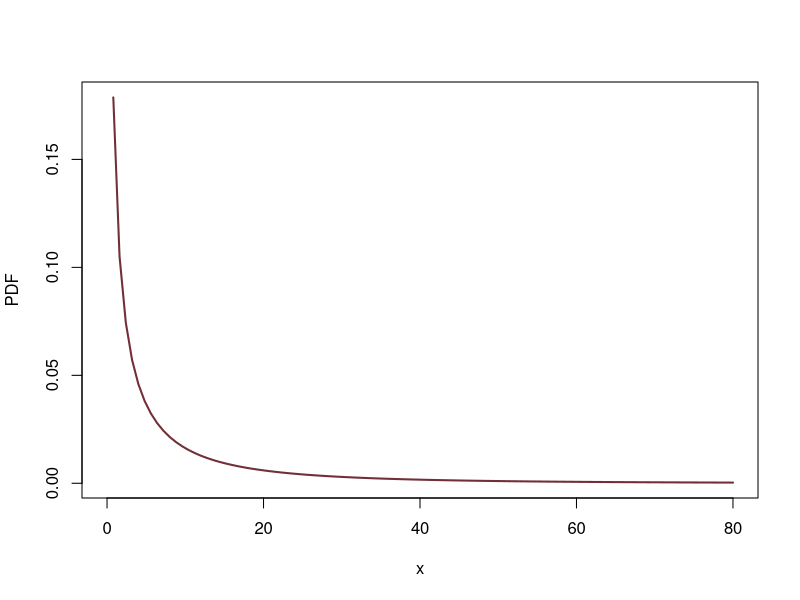
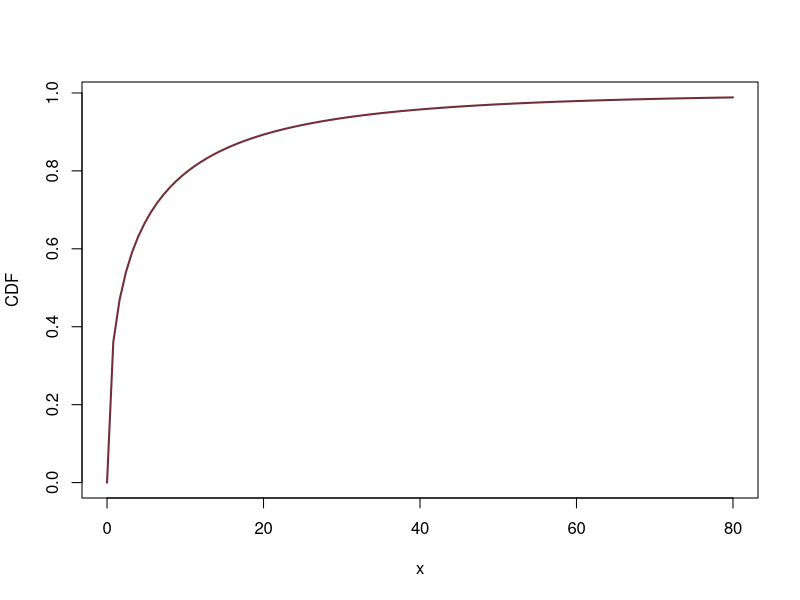
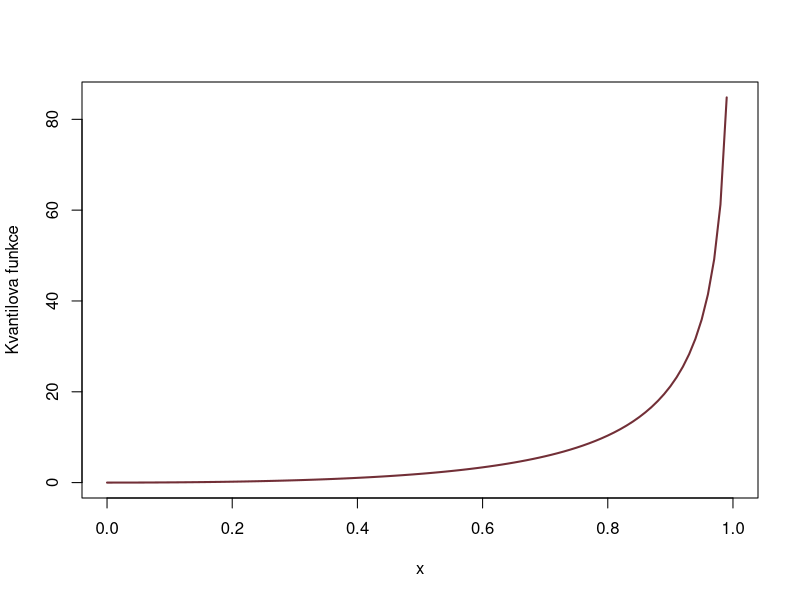
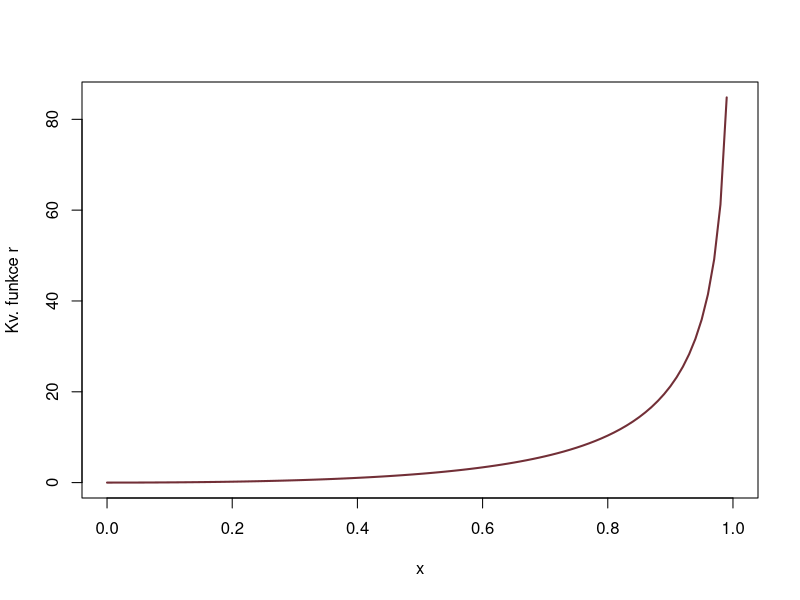
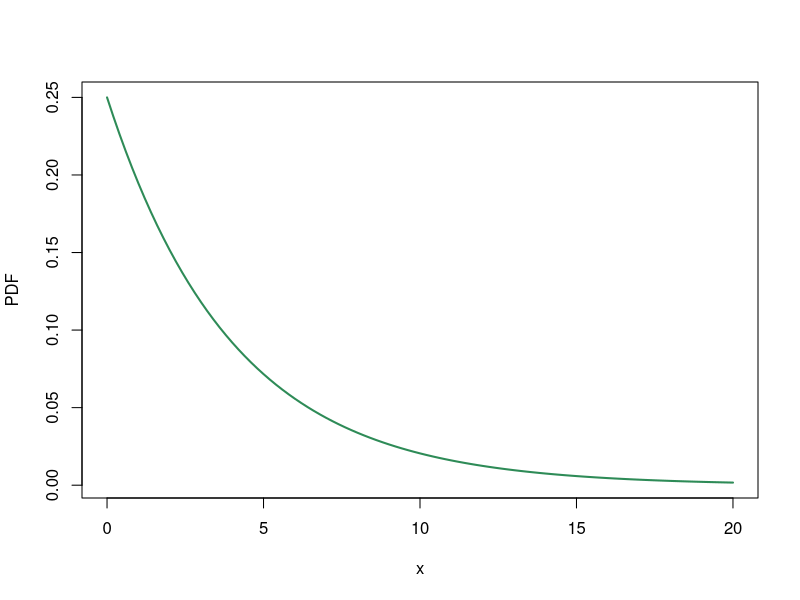
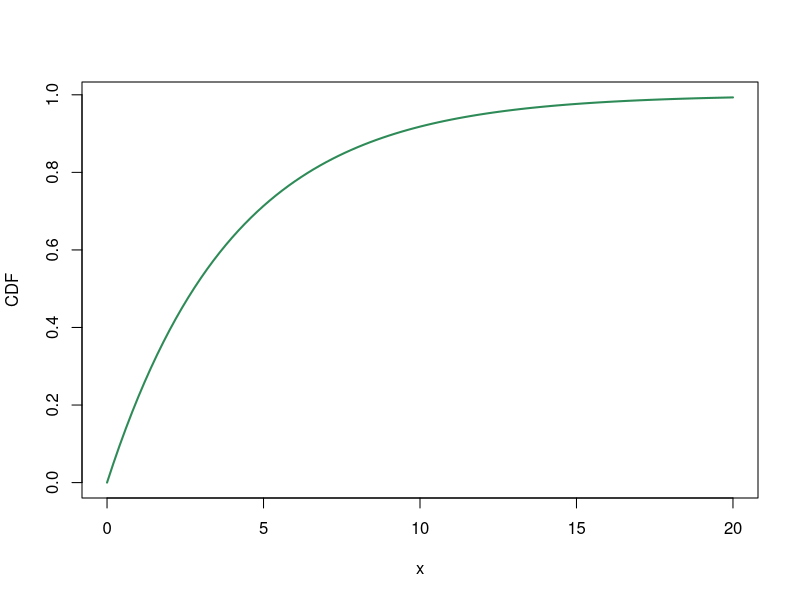
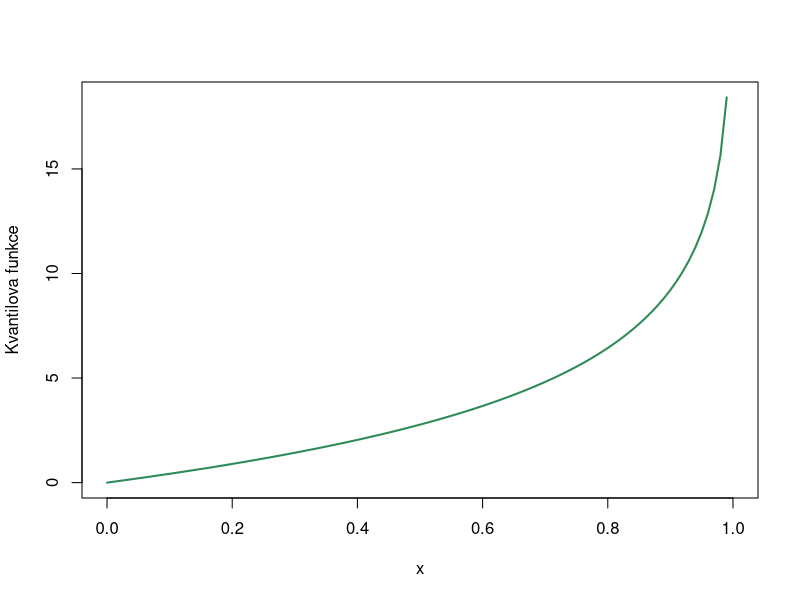
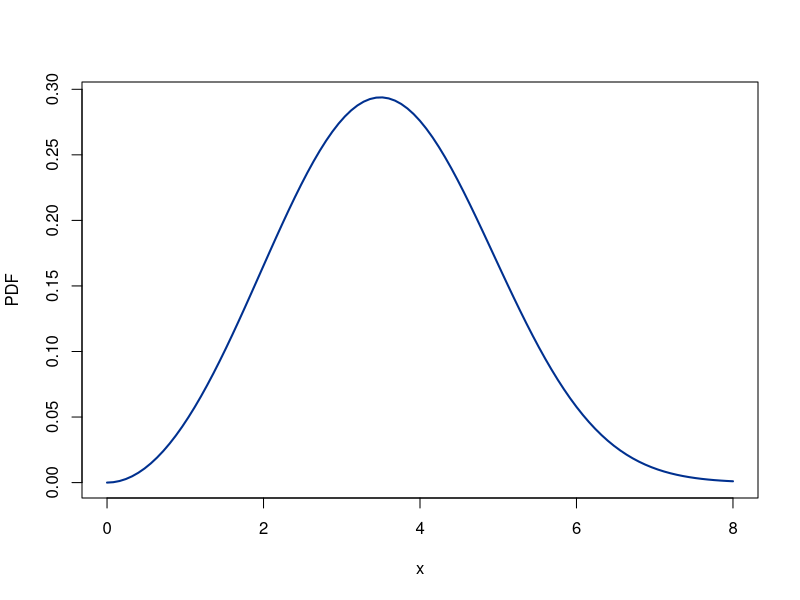

Generate these figures, in order, with R:
## ---- chunk 1
knitr::opts_chunk$set(echo = TRUE)
## ---- chunk 2
set.seed(5)
delta <- 4
alpha1 <- 0.5
## ---- chunk 3
curve(dweibull(x, shape = alpha1, scale = delta), 0, 80, xlab = "x", ylab = "PDF", col = "#722F37", lwd = 2)
## ---- chunk 4
curve(pweibull(x, shape = alpha1, scale = delta), 0, 80, xlab = "x", ylab = "CDF", col = "#722F37", lwd = 2)
## ---- chunk 5
qf1 <- function(x, alpha){
  delta*(log(1-x)^(1/alpha))
}

curve(qf1(x, alpha1), 0, 1, xlab = "x", ylab = "Kvantilova funkce", col = "#722F37", lwd = 2)


curve(qweibull(x, shape = alpha1, scale = delta), 0, 1, xlab = "x", ylab = "Kv. funkce r", col = "#722F37", lwd = 2)

## ---- chunk 6
alpha2 <- 1
## ---- chunk 7
curve(dweibull(x, shape = alpha2, scale = delta), 0, 20, xlab = "x", ylab = "PDF", col = "#2E8B57", lwd = 2)
## ---- chunk 8
curve(pweibull(x, shape = alpha2, scale = delta), 0, 20, xlab = "x", ylab = "CDF", col = "#2E8B57", lwd = 2)
## ---- chunk 9
curve(qweibull(x, shape = alpha2, scale = delta), 0, 1, xlab = "x", ylab = "Kvantilova funkce", col = "#2E8B57", lwd = 2)
## ---- chunk 10
alpha3 <- 3
## ---- chunk 11
curve(dweibull(x, shape = alpha3, scale = delta), 0, 8, xlab = "x", ylab = "PDF", col = "#00308F", lwd = 2)
## ---- chunk 12
curve(pweibull(x, shape = alpha3, scale = delta), 0, 8, xlab = "x", ylab = "CDF", col = "#00308F", lwd = 2)
## ---- chunk 13
curve(qweibull(x, shape = alpha3, scale = delta), 0, 1, xlab = "x", ylab = "Kvantilova funkce", col = "#00308F", lwd = 2)
## ---- chunk 14
stredniHodnota <- delta*gamma(1+1/alpha3)
rozptyl <- delta^2*(gamma(1+2/alpha3)-(gamma(1+1/alpha3))^2)
smOdchylka <- sqrt(rozptyl)
prvniDecil <- qweibull(0.10, shape = alpha3, scale = delta)
devatyDecil <- qweibull(0.90, shape = alpha3, scale = delta)
kvRozpeti <- qweibull(0.75, shape = alpha3, scale = delta) - qweibull(0.25, shape = alpha3, scale = delta)
tercilRozpeti <- qweibull(2/3, shape = alpha3, scale = delta) - qweibull(1/3, shape = alpha3, scale = delta)
decRozpeti <- qweibull(0.90, shape = alpha3, scale = delta) - qweibull(0.10, shape = alpha3, scale = delta)
kvOdchylka <-  0.5*kvRozpeti
tercilOchylka <- tercilRozpeti
decOdchylka <- 1/8*decRozpeti
modalniHodnota <- delta*((alpha3-1)/alpha3)^(1/alpha3)
hustVMod <- dweibull(modalniHodnota, shape = alpha3, scale = delta)
distVMod <-  pweibull(modalniHodnota, shape = alpha3, scale = delta)

chPolohy <- setNames(c(stredniHodnota, prvniDecil, devatyDecil, modalniHodnota), c("Střední hodnota", "První decil", "Devátý decil", "Modální hodnota"))
chVariability <- setNames(c(rozptyl, smOdchylka, kvRozpeti, kvOdchylka, tercilRozpeti, tercilOchylka, decRozpeti, decOdchylka), c("Rozptyl", "Směrodatná odchylka", "Kvartilové rozpětí", "Kvartilová odchylka", "Tercilové rozpětí", "Tercilová odchylka", "Decilové rozpětí", "Decolová odchylka"))
chModusu <- setNames(c(hustVMod, distVMod), c("Hodnota hustoty v modální hodnotě", "Hodnota distribuční funkce v modální hodnotě")) 
## ---- chunk 15
chPolohy
## ---- chunk 16
chVariability
## ---- chunk 17
chModusu
## ---- chunk 18
curve(pweibull(x, shape = alpha3, scale = delta), 0, 7, xlab = "x", ylab = "CDF a kvantilová funkce", col = "#00308F", lwd = 2, ylim = c(0, 7), xlim = c(0,7), asp = 1)

curve(qweibull(x, shape = alpha3, scale = delta), 0, 1, xlab = "x", ylab = "Kvantilova funkce", col = "#00308F", lwd = 2, add = T)

abline(v=0, col="red", lty=1, lwd=1)
abline(h=0, col="red", lty=1, lwd=1)

